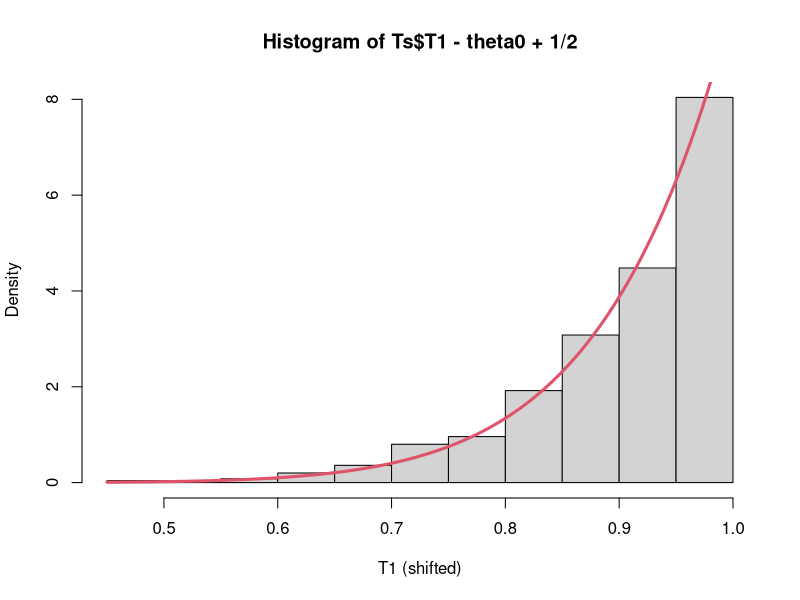
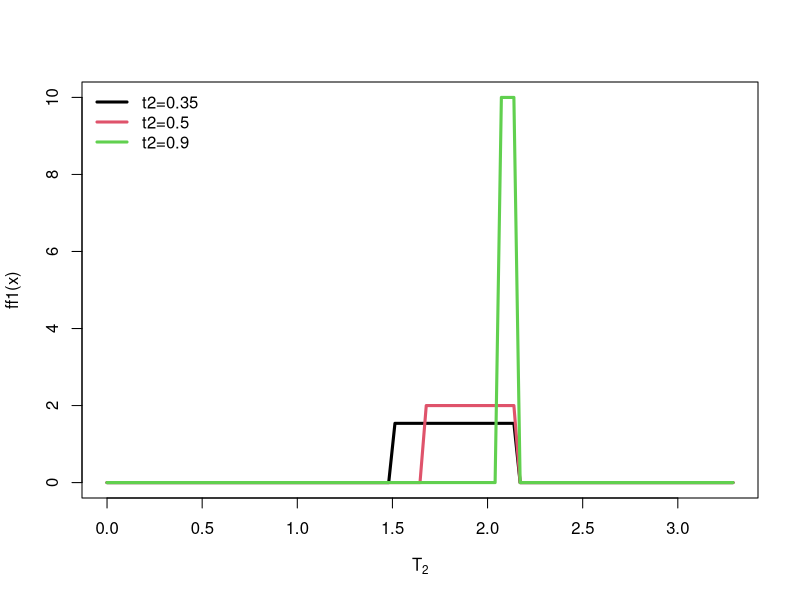

Generate these figures, in order, with R:
gen_amost_alea <-  function(n, theta){
  runif(n, min = theta-1/2, max = theta + 1/2)
}
computa_T <- function(X){
  return(
    c(max(X), max(X)-min(X))
  )
}
cond_T1 <- function(t1, t2, theta){
  I1 <- as.numeric(t1 > theta - 1/2 + t2)
  I2 <- as.numeric(t1 < theta + 1/2)
  dens <- 1/(1-t2) * I1 * I2
  return(dens)
}
######################


theta0 <- pi^2/6
Nsamp <- 10
Nrep <- 500
amostras <- matrix(NA, ncol = Nsamp, nrow = Nrep)
for(i in 1:Nrep){
  amostras[i, ] <- gen_amost_alea(n = Nsamp, theta = theta0)
}

Ts <- as.data.frame(t(apply(amostras, 1, computa_T)))
colnames(Ts) <- c("T1", "T2")


hist(Ts$T1 - theta0 + 1/2, probability = TRUE,
     xlab =  "T1 (shifted)")
curve(dbeta(x, Nsamp, 1), lwd = 3, col = 2, add = TRUE)

###
range(Ts$T2)
ff1 <- function(x) cond_T1(t1 = x, t2 = .35, theta = theta0)
ff2 <- function(x) cond_T1(t1 = x, t2 = .5, theta = theta0)
ff3 <- function(x) cond_T1(t1 = x, t2 = .9, theta = theta0)

curve(ff1, lwd = 3, 0, 2*theta0, xlab = expression(T[2]), 
      ylim = c(0, 10))
curve(ff2, lwd = 3, col = 2, add = TRUE)
curve(ff3, lwd = 3, col = 3, add = TRUE)
legend(
  x = "topleft",
  legend = c("t2=0.35", "t2=0.5", "t2=0.9"),
  lwd = 3, 
  col = 1:3,
  bty = 'n'
)
